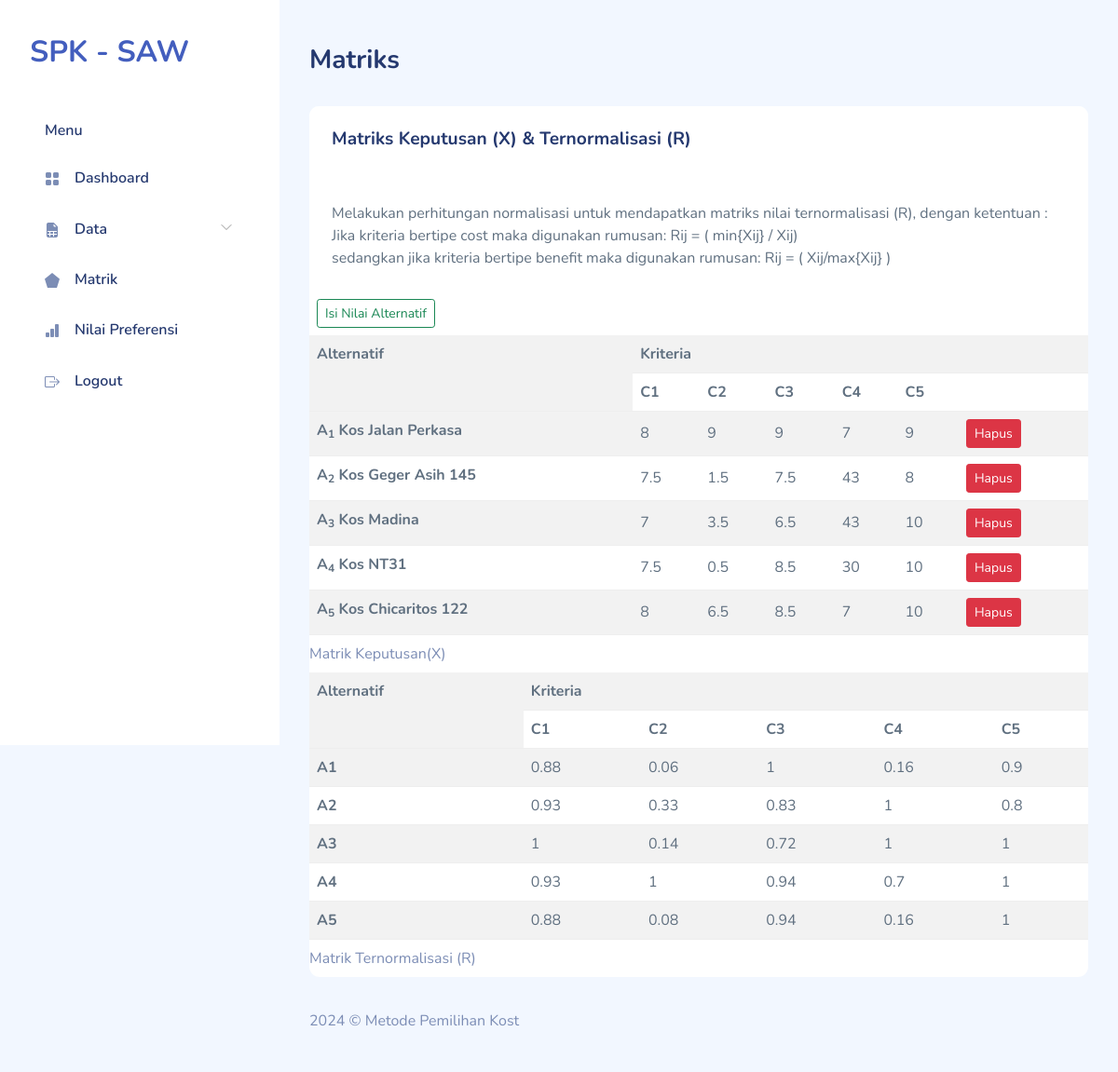
Screenshot of /matrik.php (signed in) with the database file from the repository.
### tables this page shows
CREATE TABLE `saw_evaluations` (
  `id_alternative` smallint(5) UNSIGNED NOT NULL,
  `id_criteria` tinyint(3) UNSIGNED NOT NULL,
  `value` float NOT NULL
);

CREATE TABLE `saw_alternatives` (
  `id_alternative` smallint(5) UNSIGNED NOT NULL,
  `name` varchar(30) NOT NULL
);

### matrik.php (the view, shortened to what this page needs)
<!DOCTYPE html>
<html lang="en">
  <?php
require "layout/head.php";
require "include/conn.php";
?>
  <body>
    <div id="app">
      <?php require "layout/sidebar.php";?>
      <div id="main">
        <div class="page-heading">
          <h3>Matriks</h3>
        </div>
        <div class="page-content">
          <section class="row">
            <div class="col-12">
              <div class="card">
                <div class="card-header">
                  <h4 class="card-title">Matriks Keputusan (X) &amp; Ternormalisasi (R)</h4>
                </div>
                <div class="card-content">
                  <div class="card-body">
                    <p class="card-text">Melakukan perhitungan normalisasi untuk mendapatkan matriks nilai ternormalisasi (R), dengan ketentuan : <br>
                                         Jika kriteria bertipe cost maka digunakan rumusan:
                                         Rij = ( min{Xij} / Xij) <br>
                                         sedangkan jika kriteria bertipe benefit maka digunakan rumusan:
                                         Rij = ( Xij/max{Xij} )
                    </p>
                  </div>
                  <button type="button" class="btn btn-outline-success btn-sm m-2" data-bs-toggle="modal"
                                        data-bs-target="#inlineForm">
                                        Isi Nilai Alternatif
                  </button>
                  <div class="table-responsive">
                  <table class="table table-striped mb-0">
    <caption>
        Matrik Keputusan(X)
    </caption>
    <tr>
        <th rowspan='2'>Alternatif</th>
        <th colspan='6'>Kriteria</th>
    </tr>
    <tr>
        <th>C1</th>
        <th>C2</th>
        <th>C3</th>
        <th>C4</th>
        <th colspan="2">C5</th>
    </tr>
    <?php
$sql = "SELECT
          a.id_alternative,
          b.name,
          SUM(IF(a.id_criteria=1,a.value,0)) AS C1,
          SUM(IF(a.id_criteria=2,a.value,0)) AS C2,
          SUM(IF(a.id_criteria=3,a.value,0)) AS C3,
          SUM(IF(a.id_criteria=4,a.value,0)) AS C4,
          SUM(IF(a.id_criteria=5,a.value,0)) AS C5
        FROM
          saw_evaluations a
          JOIN saw_alternatives b USING(id_alternative)
        GROUP BY a.id_alternative
        ORDER BY a.id_alternative";
$result = $db->query($sql);
$X = array(1 => array(), 2 => array(), 3 => array(), 4 => array(), 5 => array());
while ($row = $result->fetch_object()) {
    array_push($X[1], round($row->C1, 2));
    array_push($X[2], round($row->C2, 2));
    array_push($X[3], round($row->C3, 2));
    array_push($X[4], round($row->C4, 2));
    array_push($X[5], round($row->C5, 2));
    echo "<tr class='center'>
            <th>A<sub>{$row->id_alternative}</sub> {$row->name}</th>
            <td>" . round($row->C1, 2) . "</td>
            <td>" . round($row->C2, 2) . "</td>
            <td>" . round($row->C3, 2) . "</td>
            <td>" . round($row->C4, 2) . "</td>
            <td>" . round($row->C5, 2) . "</td>
            <td>
            <a href='keputusan-hapus.php?id={$row->id_alternative}' class='btn btn-danger btn-sm'>Hapus</a>
            </td>
          </tr>\n";
}
?>
</table>
<table class="table table-striped mb-0">
    <caption>
        Matrik Ternormalisasi (R)
    </caption>
    <tr>
        <th rowspan='2'>Alternatif</th>
        <th colspan='5'>Kriteria</th>
    </tr>
    <tr>
        <th>C1</th>
        <th>C2</th>
        <th>C3</th>
        <th>C4</th>
        <th>C5</th>
    </tr>
    <?php
$sql = "SELECT
          a.id_alternative,
          SUM(
            IF(
              a.id_criteria=1,
              IF(
                b.attribute='benefit',
                a.value/" . max($X[1]) . ",
                " . min($X[1]) . "/a.value)
              ,0)
              ) AS C1,
          SUM(
            IF(
              a.id_criteria=2,
              IF(
                b.attribute='benefit',
                a.value/" . max($X[2]) . ",
                " . min($X[2]) . "/a.value)
               ,0)
             ) AS C2,
          SUM(
            IF(
              a.id_criteria=3,
              IF(
                b.attribute='benefit',
                a.value/" . max($X[3]) . ",
                " . min($X[3]) . "/a.value)
               ,0)
             ) AS C3,
          SUM(
            IF(
              a.id_criteria=4,
              IF(
                b.attribute='benefit',
                a.value/" . max($X[4]) . ",
                " . min($X[4]) . "/a.value)
               ,0)
             ) AS C4,
          SUM(
            IF(
              a.id_criteria=5,
              IF(
                b.attribute='benefit',
                a.value/" . max($X[5]) . ",
                " . min($X[5]) . "/a.value)
               ,0)
             ) AS C5
        FROM
          saw_evaluations a
          JOIN saw_criterias b USING(id_criteria)
        GROUP BY a.id_alternative
        ORDER BY a.id_alternative
       ";
$result = $db->query($sql);
while ($row = $result->fetch_object()) {
    echo "<tr class='center'>
            <th>A{$row->id_alternative}</th>
            <td>" . round($row->C1, 2) . "</td>
            <td>" . round($row->C2, 2) . "</td>
            <td>" . round($row->C3, 2) . "</td>
            <td>" . round($row->C4, 2) . "</td>
            <td>" . round($row->C5, 2) . "</td>
          </tr>\n";
}
?>
</table>
                  </div>
                </div>
              </div>
            </div>
          </section>
        </div>
        <?php require "layout/footer.php";?>
      </div>
    </div>
  </body>
</html>

### layout/head.php (shortened to what this page needs)
<head>
    <link rel="stylesheet" href="assets/css/bootstrap.css">
    <link rel="stylesheet" href="assets/vendors/iconly/bold.css">
    <link rel="stylesheet" href="assets/vendors/perfect-scrollbar/perfect-scrollbar.css">
    <link rel="stylesheet" href="assets/vendors/bootstrap-icons/bootstrap-icons.css">
    <link rel="stylesheet" href="assets/css/app.css">
</head>

### layout/sidebar.php (shortened to what this page needs)
<div id="sidebar" class="active">
    <div class="sidebar-wrapper active">
        <div class="sidebar-header">
            <div class="d-flex justify-content-between">
                <div class="logo">
                    <a href="./">SPK - SAW</a>
                </div>
            </div>
        </div>
        <div class="sidebar-menu">
            <ul class="menu">
                <li class="sidebar-title">Menu</li>
                <li class="sidebar-item">
                    <a href="./" class='sidebar-link'>
                        <i class="bi bi-grid-fill"></i>
                        <span>Dashboard</span>
                    </a>
                </li>
                <li class="sidebar-item  has-sub">
                    <a href="#" class='sidebar-link'>
                        <i class="bi bi-file-earmark-spreadsheet-fill"></i>
                        <span>Data</span>
                    </a>
                </li>
                <li class="sidebar-item">
                    <a href="matrik.php" class='sidebar-link'>
                        <i class="bi bi-pentagon-fill"></i>
                        <span>Matrik</span>
                    </a>
                </li>
                <li class="sidebar-item">
                    <a href="preferensi.php" class='sidebar-link'>
                        <i class="bi bi-bar-chart-fill"></i>
                        <span>Nilai Preferensi</span>
                    </a>
                </li>
                <li class="sidebar-item">
                    <a href="logout.php" class='sidebar-link'>
                        <i class="bi bi-box-arrow-right"></i>
                        <span>Logout</span>
                    </a>
                </li>
            </ul>
        </div>
    </div>
</div>

### layout/footer.php
<footer>
    <div class="footer clearfix mb-0 text-muted">
        <div class="float-start">
            <p>2024 &copy; Metode Pemilihan Kost</p>
        </div>
    </div>
</footer>

### assets/css/app.css (style rules this page uses)
.btn.btn-danger,.btn.btn-info,.btn.btn-primary,.btn.btn-secondary,.btn.btn-success,.btn.btn-warning { color:#fff }
.card { margin-bottom:2.2rem;border:none }
.card .card-header { border:none }
.card .card-header h4 { font-size:1.2rem;font-weight:700 }
.card .card-content { position:relative }
.card .card-title { font-size:1.2rem }
.card .card-body { padding:1.5rem }
#sidebar.active .sidebar-wrapper { left:0 }
.sidebar-wrapper { width:300px;height:100vh;position:fixed;top:0;z-index:10;overflow-y:auto;background-color:#fff;bottom:0;transition:left .5s ease-out }
.sidebar-wrapper .sidebar-header { padding:2rem 2rem 1rem;font-size:2rem;font-weight:700 }
.sidebar-wrapper .menu { margin-top:2rem;padding:0 2rem;font-weight:600 }
.sidebar-wrapper .menu .sidebar-title { padding:0 1rem;margin:1.5rem 0 1rem;font-size:1rem;list-style:none;font-weight:600;color:#25396f }
.sidebar-wrapper .menu .sidebar-link { display:block;padding:.7rem 1rem;font-size:1rem;display:flex;align-items:center;border-radius:.5rem;transition:all .5s;text-decoration:none;color:#25396f }
.sidebar-wrapper .menu .sidebar-link i,.sidebar-wrapper .menu .sidebar-link svg { color:#7c8db5 }
.sidebar-wrapper .menu .sidebar-link span { margin-left:1rem }
.sidebar-wrapper .menu .sidebar-item { list-style:none;margin-top:.5rem;position:relative }
.sidebar-wrapper .menu .sidebar-item.has-sub .sidebar-link:after { position:absolute;color:#ccc;right:15px;top:12px;display:block }
.dataTable-table td,.dataTable-table thead th,.table td,.table thead th { vertical-align:middle }
.bi { width:1rem;height:1rem }
#main { margin-left:300px;padding:2rem }
.page-heading { margin:0 0 2rem }
.page-heading h3 { font-weight:700 }
a { text-decoration:none }

### rows the page displays
saw_evaluations: id_alternative "1", id_alternative.name "Kos Jalan Perkasa", C1 "8", C2 "9", C3 "9", C4 "7", C5 "9", C1 "0.88", C2 "0.06", C3 "1", C4 "0.16", C5 "0.9"
saw_evaluations: id_alternative "2", id_alternative.name "Kos Geger Asih 145", C1 "7.5", C2 "1.5", C3 "7.5", C4 "43", C5 "8", C1 "0.93", C2 "0.33", C3 "0.83", C4 "1", C5 "0.8"
saw_evaluations: id_alternative "3", id_alternative.name "Kos Madina", C1 "7", C2 "3.5", C3 "6.5", C4 "43", C5 "10", C1 "1", C2 "0.14", C3 "0.72", C4 "1", C5 "1"
saw_evaluations: id_alternative "4", id_alternative.name "Kos NT31", C1 "7.5", C2 "0.5", C3 "8.5", C4 "30", C5 "10", C1 "0.93", C2 "1", C3 "0.94", C4 "0.7", C5 "1"
saw_evaluations: id_alternative "5", id_alternative.name "Kos Chicaritos 122", C1 "8", C2 "6.5", C3 "8.5", C4 "7", C5 "10", C1 "0.88", C2 "0.08", C3 "0.94", C4 "0.16", C5 "1"
